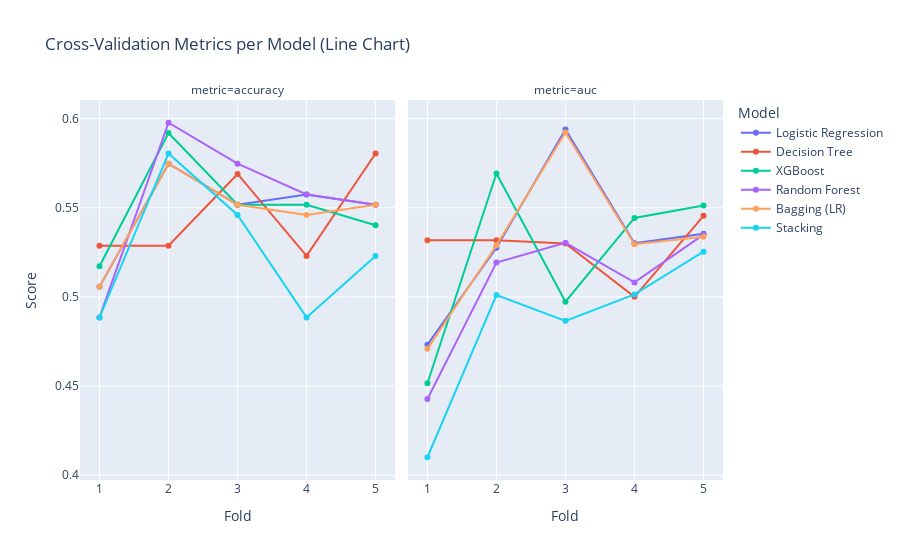

Notebook code cell kept with this figure:
### Code cell
cv_melted = cv_results_all.melt(id_vars=['fold', 'model'], value_vars=['accuracy', 'auc'],
                                var_name='metric', value_name='score')

fig_cv_line = px.line(cv_melted, 
                      x='fold', 
                      y='score', 
                      color='model', 
                      facet_col='metric', 
                      markers=True,
                      title='Cross-Validation Metrics per Model (Line Chart)',
                      labels={'fold': 'Fold', 'score': 'Score', 'model': 'Model'})
fig_cv_line.show()

### Figure 1 — Plotly figure (JSON) as saved in the notebook; plotly's stock layout.template omitted (floating-point values rounded to 4 significant figures)
{"data": [{"hovertemplate": "Model=Logistic Regression<br>metric=accuracy<br>Fold=%{x}<br>Score=%{y}<extra></extra>", "legendgroup": "Logistic Regression", "line": {"color": "#636efa", "dash": "solid"}, "marker": {"symbol": "circle"}, "mode": "lines+markers", "name": "Logistic Regression", "orientation": "v", "showlegend": true, "type": "scatter", "x": [1, 2, 3, 4, 5], "xaxis": "x", "y": [0.5057, 0.5747, 0.5517, 0.5575, 0.5517], "yaxis": "y"}, {"hovertemplate": "Model=Logistic Regression<br>metric=auc<br>Fold=%{x}<br>Score=%{y}<extra></extra>", "legendgroup": "Logistic Regression", "line": {"color": "#636efa", "dash": "solid"}, "marker": {"symbol": "circle"}, "mode": "lines+markers", "name": "Logistic Regression", "orientation": "v", "showlegend": false, "type": "scatter", "x": [1, 2, 3, 4, 5], "xaxis": "x2", "y": [0.4732, 0.5276, 0.5939, 0.5301, 0.5354], "yaxis": "y2"}, {"hovertemplate": "Model=Decision Tree<br>metric=accuracy<br>Fold=%{x}<br>Score=%{y}<extra></extra>", "legendgroup": "Decision Tree", "line": {"color": "#EF553B", "dash": "solid"}, "marker": {"symbol": "circle"}, "mode": "lines+markers", "name": "Decision Tree", "orientation": "v", "showlegend": true, "type": "scatter", "x": [1, 2, 3, 4, 5], "xaxis": "x", "y": [0.5287, 0.5287, 0.569, 0.523, 0.5805], "yaxis": "y"}, {"hovertemplate": "Model=Decision Tree<br>metric=auc<br>Fold=%{x}<br>Score=%{y}<extra></extra>", "legendgroup": "Decision Tree", "line": {"color": "#EF553B", "dash": "solid"}, "marker": {"symbol": "circle"}, "mode": "lines+markers", "name": "Decision Tree", "orientation": "v", "showlegend": false, "type": "scatter", "x": [1, 2, 3, 4, 5], "xaxis": "x2", "y": [0.5318, 0.5318, 0.53, 0.5001, 0.5455], "yaxis": "y2"}, {"hovertemplate": "Model=XGBoost<br>metric=accuracy<br>Fold=%{x}<br>Score=%{y}<extra></extra>", "legendgroup": "XGBoost", "line": {"color": "#00cc96", "dash": "solid"}, "marker": {"symbol": "circle"}, "mode": "lines+markers", "name": "XGBoost", "orientation": "v", "showlegend": true, "type": "scatter", "x": [1, 2, 3, 4, 5], "xaxis": "x", "y": [0.5172, 0.592, 0.5517, 0.5517, 0.5402], "yaxis": "y"}, {"hovertemplate": "Model=XGBoost<br>metric=auc<br>Fold=%{x}<br>Score=%{y}<extra></extra>", "legendgroup": "XGBoost", "line": {"color": "#00cc96", "dash": "solid"}, "marker": {"symbol": "circle"}, "mode": "lines+markers", "name": "XGBoost", "orientation": "v", "showlegend": false, "type": "scatter", "x": [1, 2, 3, 4, 5], "xaxis": "x2", "y": [0.4515, 0.5692, 0.4973, 0.5443, 0.5513], "yaxis": "y2"}, {"hovertemplate": "Model=Random Forest<br>metric=accuracy<br>Fold=%{x}<br>Score=%{y}<extra></extra>", "legendgroup": "Random Forest", "line": {"color": "#ab63fa", "dash": "solid"}, "marker": {"symbol": "circle"}, "mode": "lines+markers", "name": "Random Forest", "orientation": "v", "showlegend": true, "type": "scatter", "x": [1, 2, 3, 4, 5], "xaxis": "x", "y": [0.4885, 0.5977, 0.5747, 0.5575, 0.5517], "yaxis": "y"}, {"hovertemplate": "Model=Random Forest<br>metric=auc<br>Fold=%{x}<br>Score=%{y}<extra></extra>", "legendgroup": "Random Forest", "line": {"color": "#ab63fa", "dash": "solid"}, "marker": {"symbol": "circle"}, "mode": "lines+markers", "name": "Random Forest", "orientation": "v", "showlegend": false, "type": "scatter", "x": [1, 2, 3, 4, 5], "xaxis": "x2", "y": [0.4428, 0.5193, 0.5303, 0.5081, 0.5349], "yaxis": "y2"}, {"hovertemplate": "Model=Bagging (LR)<br>metric=accuracy<br>Fold=%{x}<br>Score=%{y}<extra></extra>", "legendgroup": "Bagging (LR)", "line": {"color": "#FFA15A", "dash": "solid"}, "marker": {"symbol": "circle"}, "mode": "lines+markers", "name": "Bagging (LR)", "orientation": "v", "showlegend": true, "type": "scatter", "x": [1, 2, 3, 4, 5], "xaxis": "x", "y": [0.5057, 0.5747, 0.5517, 0.546, 0.5517], "yaxis": "y"}, {"hovertemplate": "Model=Bagging (LR)<br>metric=auc<br>Fold=%{x}<br>Score=%{y}<extra></extra>", "legendgroup": "Bagging (LR)", "line": {"color": "#FFA15A", "dash": "solid"}, "marker": {"symbol": "circle"}, "mode": "lines+markers", "name": "Bagging (LR)", "orientation": "v", "showlegend": false, "type": "scatter", "x": [1, 2, 3, 4, 5], "xaxis": "x2", "y": [0.4709, 0.5289, 0.5922, 0.5295, 0.5338], "yaxis": "y2"}, {"hovertemplate": "Model=Stacking<br>metric=accuracy<br>Fold=%{x}<br>Score=%{y}<extra></extra>", "legendgroup": "Stacking", "line": {"color": "#19d3f3", "dash": "solid"}, "marker": {"symbol": "circle"}, "mode": "lines+markers", "name": "Stacking", "orientation": "v", "showlegend": true, "type": "scatter", "x": [1, 2, 3, 4, 5], "xaxis": "x", "y": [0.4885, 0.5805, 0.546, 0.4885, 0.523], "yaxis": "y"}, {"hovertemplate": "Model=Stacking<br>metric=auc<br>Fold=%{x}<br>Score=%{y}<extra></extra>", "legendgroup": "Stacking", "line": {"color": "#19d3f3", "dash": "solid"}, "marker": {"symbol": "circle"}, "mode": "lines+markers", "name": "Stacking", "orientation": "v", "showlegend": false, "type": "scatter", "x": [1, 2, 3, 4, 5], "xaxis": "x2", "y": [0.41, 0.5011, 0.4866, 0.5014, 0.5254], "yaxis": "y2"}], "layout": {"annotations": [{"font": {}, "showarrow": false, "text": "metric=accuracy", "x": 0.245, "xanchor": "center", "xref": "paper", "y": 1, "yanchor": "bottom", "yref": "paper"}, {"font": {}, "showarrow": false, "text": "metric=auc", "x": 0.755, "xanchor": "center", "xref": "paper", "y": 1, "yanchor": "bottom", "yref": "paper"}], "legend": {"title": {"text": "Model"}, "tracegroupgap": 0}, "title": {"text": "Cross-Validation Metrics per Model (Line Chart)"}, "xaxis": {"anchor": "y", "domain": [0, 0.49], "title": {"text": "Fold"}}, "xaxis2": {"anchor": "y2", "domain": [0.51, 1], "matches": "x", "title": {"text": "Fold"}}, "yaxis": {"anchor": "x", "domain": [0, 1], "title": {"text": "Score"}}, "yaxis2": {"anchor": "x2", "domain": [0, 1], "matches": "y", "showticklabels": false}}}
